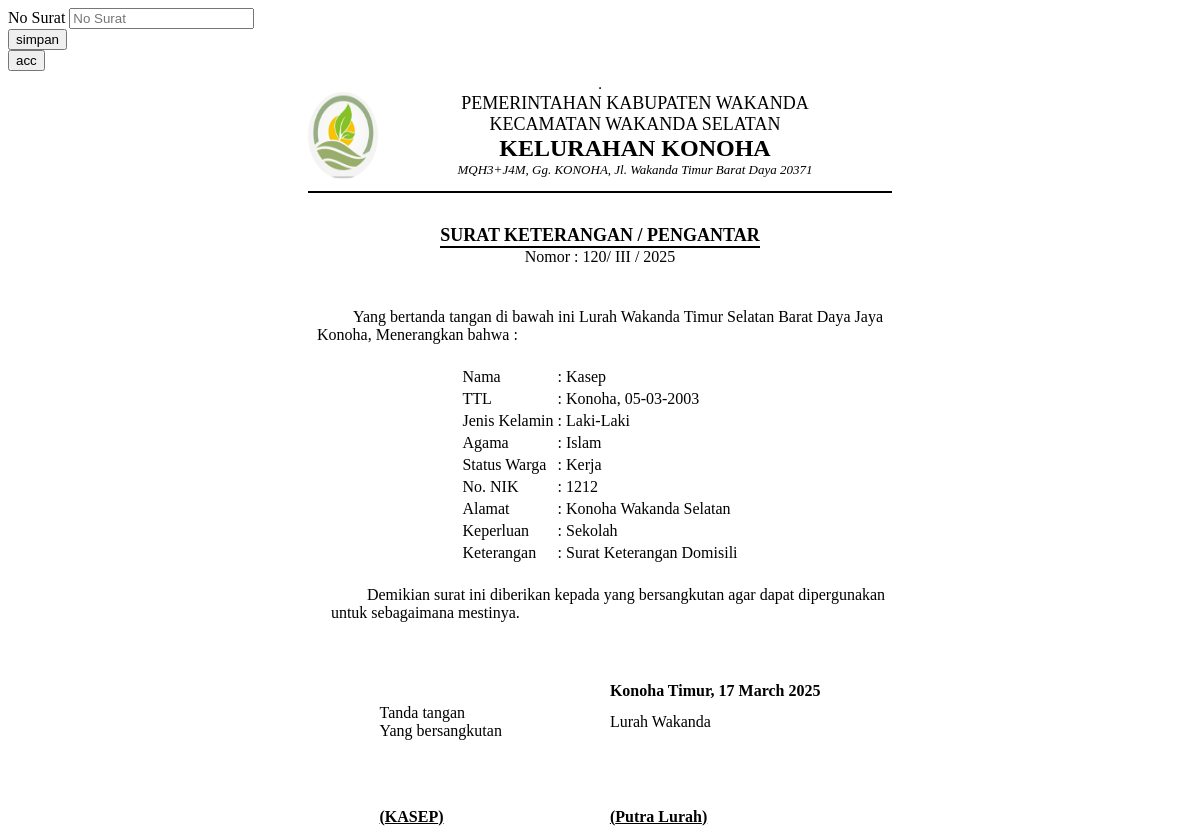
Page /demo1/view_skd.php?id_request_skd=1 (signed in) on the committed database.
### tables this page shows
CREATE TABLE `data_request_skd` (
  `id_request_skd` int(11) NOT NULL,
  `nik` varchar(16) NOT NULL,
  `tanggal_request` timestamp NOT NULL DEFAULT CURRENT_TIMESTAMP,
  `scan_ktp` text NOT NULL,
  `scan_kk` text NOT NULL,
  `keperluan` varchar(20) NOT NULL,
  `keterangan` varchar(50) NOT NULL DEFAULT 'Data sedang diperiksa oleh Staf',
  `request` varchar(20) NOT NULL DEFAULT 'DOMISILI',
  `status` int(11) NOT NULL DEFAULT '0',
  `acc` date NOT NULL,
  `no_surat` varchar(10) NOT NULL
);

CREATE TABLE `data_user` (
  `nik` varchar(16) NOT NULL,
  `password` varchar(225) NOT NULL,
  `hak_akses` varchar(225) NOT NULL,
  `nama` varchar(30) NOT NULL,
  `tanggal_lahir` date NOT NULL,
  `tempat_lahir` varchar(30) NOT NULL,
  `jekel` varchar(20) NOT NULL,
  `agama` varchar(20) NOT NULL,
  `alamat` text NOT NULL,
  `telepon` varchar(13) NOT NULL,
  `status_warga` varchar(30) NOT NULL
);

### demo1/view_skd.php (the view, shortened to what this page needs)
<?php include '../konek.php'; ?>
<link href="css/sweetalert.css" rel="stylesheet" type="text/css">
<?php
if (isset($_GET['id_request_skd'])) {
    $id = $_GET['id_request_skd'];
    $sql = "SELECT * FROM data_request_skd natural join data_user WHERE id_request_skd='$id'";
    $query = mysqli_query($konek, $sql);
    $data = mysqli_fetch_array($query, MYSQLI_BOTH);
    $nik = $data['nik'];
    $nama = $data['nama'];
    $tempat = $data['tempat_lahir'];
    $tgl = $data['tanggal_lahir'];
    $tgl2 = $data['tanggal_request'];
    $format1 = date('Y', strtotime($tgl2));
    $format2 = date('d-m-Y', strtotime($tgl));
    $format4 = date('m', strtotime($tgl2));
    $agama = $data['agama'];
    $jekel = $data['jekel'];
    $nama = $data['nama'];
    $alamat = $data['alamat'];
    $status_warga = $data['status_warga'];
    $request = $data['request'];
    $keperluan = $data['keperluan'];
    $acc = $data['acc'];
    $no_surat = $data['no_surat'];
    if ($format4 == "1") {
        $romawi = "I";
    } elseif ($format4 == "2") {
        $romawi = "II";
    } elseif ($format4 == "3") {
        $romawi = "III";
    } elseif ($format4 == "4") {
        $romawi = "IV";
    } elseif ($format4 == "5") {
        $romawi = "V";
    } elseif ($format4 == "6") {
        $romawi = "VI";
    } elseif ($format4 == "7") {
        $romawi = "VII";
    } elseif ($format4 == "8") {
        $romawi = "VIII";
    } elseif ($format4 == "9") {
        $romawi = "IX";
    } elseif ($format4 == "10") {
        $romawi = "X";
    } elseif ($format4 == "11") {
        $romawi = "XII";
    } elseif ($format4 == "12") {
        $romawi = "XIII";
    }
    $wuery = mysqli_query($konek, "select * from data_user where hak_akses='Lurah'");
    $data_ = mysqli_fetch_array($wuery);
    $format4 = date('d F Y', strtotime($acc));
}
?>
<div class="page-inner mt--5">
    <div class="row mt--2">
        <div class="col-md-6">
            <div class="card full-height">
                <div class="card-body">
                    <div class="card-tools">
                        <form action="" method="POST">
                            <div class="form-group">
                                <label for="">No Surat</label>
                                <input type="number" name="no_surat" class="form-control" placeholder="No Surat">
                            </div>
                            <div class="form-group">
                                <input type="submit" name="ttd" value="simpan" class="btn btn-success btn-sm" required="">
                            </div>
                            <div class="form-group">
                                <input type="submit" name="acc" value="acc" class="btn btn-primary btn-sm">
                            </div>
                        </form>
                    </div>
                </div>
            </div>
        </div>
    </div>
    <div class="row">
        <div class="col-md-12">
            <div class="card">
                <div class="card-body">
                    <table border="1" align="center">
                        <table border="0" align="center">
                            <tr>
                                <td><img src="../main/img/logoku2.png" width="70" height="87" alt=""></td>
                                <td></td>
                                <td></td>
                                <td></td>
                                <td></td>
                                <td></td>
                                <td></td>
                                <td></td>
                                <td></td>
                                <td></td>
                                <td></td>
                                <td></td>
                                <td></td>
                                <td></td>
                                <td></td>
                                <td></td>
                                <td></td>
                                <td></td>
                                <td></td>
                                <td></td>
                                <td>
                <center>
                    <font size="4">PEMERINTAHAN KABUPATEN WAKANDA</font><br>
                    <font size="4">KECAMATAN WAKANDA SELATAN</font><br>
                    <font size="5"><b>KELURAHAN KONOHA</b></font><br>
                    <font size="2"><i>MQH3+J4M, Gg. KONOHA, Jl. Wakanda Timur Barat Daya 20371</i></font><br>
                </center>
                                </td>
                                <td></td>
                                <td></td>
                                <td></td>
                                <td></td>
                                <td></td>
                                <td></td>
                                <td></td>
                                <td></td>
                                <td></td>
                                <td></td>
                                <td></td>
                                <td></td>
                                <td></td>
                                <td></td>
                                <td></td>
                                <td></td>
                                <td></td>
                                <td></td>
                                <td></td>
                                <td></td>
                            </tr>
                            <tr>
                                <td colspan="45">
                                    <hr color="black">
                                </td>
                            </tr>
                        </table>
                        <br>
                        <table border="0" align="center">
                            <tr>
                                <td>
                                    <center>
                                        <font size="4"><b>SURAT KETERANGAN / PENGANTAR</b></font><br>
                                        <hr style="margin:0px" color="black">
                                        <span>Nomor : <?= $no_surat; ?>/ <?= $romawi; ?> / <?= $format1; ?></span>
                                    </center>
                                </td>
                            </tr>
                        </table>
                        <br>
                        <br>
                        <table border="0" align="center">
                            <tr>
            <td>
                &nbsp;&nbsp;&nbsp;&nbsp;&nbsp;&nbsp;&nbsp;&nbsp;&nbsp;Yang bertanda tangan di bawah ini Lurah Wakanda Timur Selatan Barat Daya Jaya <br> Konoha, Menerangkan bahwa :
            </td>
                            </tr>
                        </table>
                        <br>
                        <table border="0" align="center">
                            <tr>
                                <td>Nama</td>
                                <td>:</td>
                                <td><?php echo $nama; ?></td>
                            </tr>
                            <tr>
                                <td>TTL</td>
                                <td>:</td>
                                <td><?php echo $tempat . ", " . $format2; ?></td>
                            </tr>
                            <tr>
                                <td>Jenis Kelamin</td>
                                <td>:</td>
                                <td><?php echo $jekel; ?></td>
                            </tr>
                            <tr>
                                <td>Agama</td>
                                <td>:</td>
                                <td><?php echo $agama; ?></td>
                            </tr>
                            <tr>
                                <td>Status Warga</td>
                                <td>:</td>
                                <td><?php echo $status_warga; ?></td>
                            </tr>
                            <tr>
                                <td>No. NIK</td>
                                <td>:</td>
                                <td><?php echo $nik; ?></td>
                            </tr>
                            <tr>
                                <td>Alamat</td>
                                <td>:</td>
                                <td><?php echo $alamat; ?></td>
                            </tr>
                            <tr>
                                <td>Keperluan</td>
                                <td>:</td>
                                <td><?php echo $keperluan; ?></td>
                            </tr>
                            <tr>
                                <td>Keterangan</td>
                                <td>:</td>
                                <?php
                                if ($request == "DOMISILI") {
                                    $request = "Surat Keterangan Domisili";
                                }
                                ?>
                                <td><?php echo $request; ?></td>
                            </tr>
                        </table>
                        <br>
                        <table border="0" align="center">
                            <tr>
                                <td>
                                    &nbsp;&nbsp;&nbsp;&nbsp;&nbsp;&nbsp;&nbsp;&nbsp;&nbsp;&nbsp;&nbsp;&nbsp;&nbsp;Demikian surat ini diberikan kepada yang bersangkutan agar dapat dipergunakan<br>&nbsp;&nbsp;&nbsp;&nbsp;untuk sebagaimana mestinya.
                                </td>
                            </tr>
                        </table>
                        <br>
                        <br>
                        <br>
                        <table border="0" align="center">
        <tr>
            <th></th>
            <th width="100px"></th>
            <th>Konoha Timur, <?php echo $format4; ?></th>
        </tr>
        <tr>
            <td>Tanda tangan <br> Yang bersangkutan </td>
            <td></td>
            <td>Lurah Wakanda</td>
        </tr>
                            <tr>
                                <td rowspan="15"></td>
                                <td></td>
                                <td rowspan="15"></td>
                            </tr>
                            <tr>
                                <td></td>
                            </tr>
                            <tr>
                                <td></td>
                            </tr>
                            <tr>
                                <td></td>
                            </tr>
                            <tr>
                                <td></td>
                            </tr>
                            <tr>
                                <td></td>
                            </tr>
                            <tr>
                                <td></td>
                            </tr>
                            <tr>
                                <td></td>
                            </tr>
                            <tr>
                                <td></td>
                            </tr>
                            <tr>
                                <td></td>
                            </tr>
                            <tr>
                                <td></td>
                            </tr>
                            <tr>
                                <td></td>
                            </tr>
                            <tr>
                                <td></td>
                            </tr>
                            <tr>
                                <td></td>
                            </tr>
                            <tr>
                                <td></td>
                            </tr>
                            <tr>
                                <td></td>
                            </tr>
                            <tr>
                                <td><b style="text-transform:uppercase"><u>(<?php echo $nama; ?>)</u></b></td>
                                <td></td>
                                <td><b><u>(<?= $data_['nama']; ?>)</u></b></td>
                            </tr>
                        </table>
                    </table>
                </div>
            </div>
        </div>
    </div>
</div>

### rows in the picture
data_request_skd: no_surat "120", tanggal_request "III", tanggal_request "2025", nik.nama "Kasep", nik.tempat_lahir "Konoha", nik.tanggal_lahir "05-03-2003", nik.jekel "Laki-Laki", nik.agama "Islam", nik.status_warga "Kerja", nik "1212", nik.alamat "Konoha Wakanda Selatan", keperluan "Sekolah", request "Surat Keterangan Domisili", acc "17 March 2025", nik.nama "KASEP"
data_user: nama "Putra Lurah"
